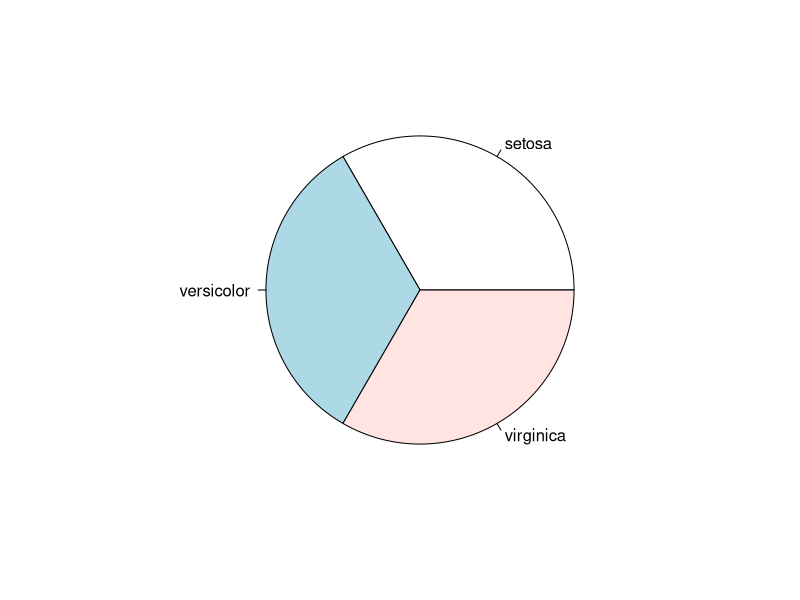
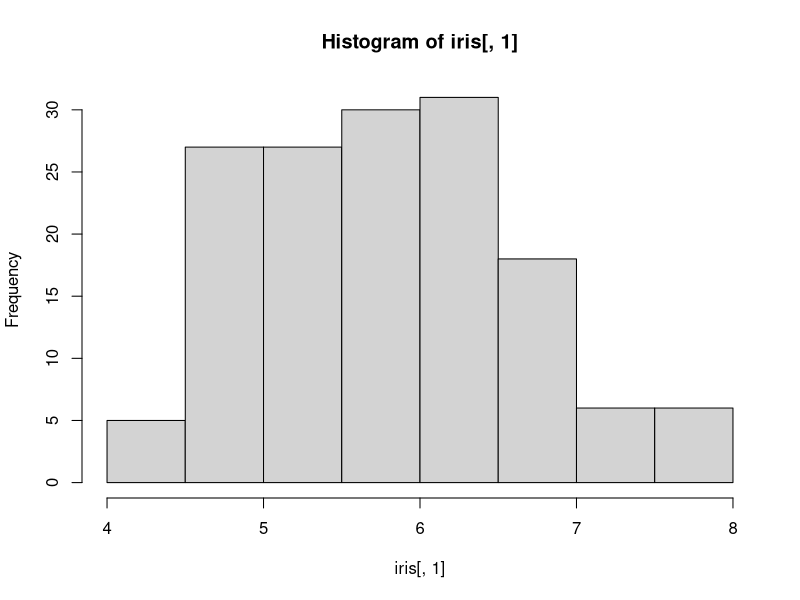
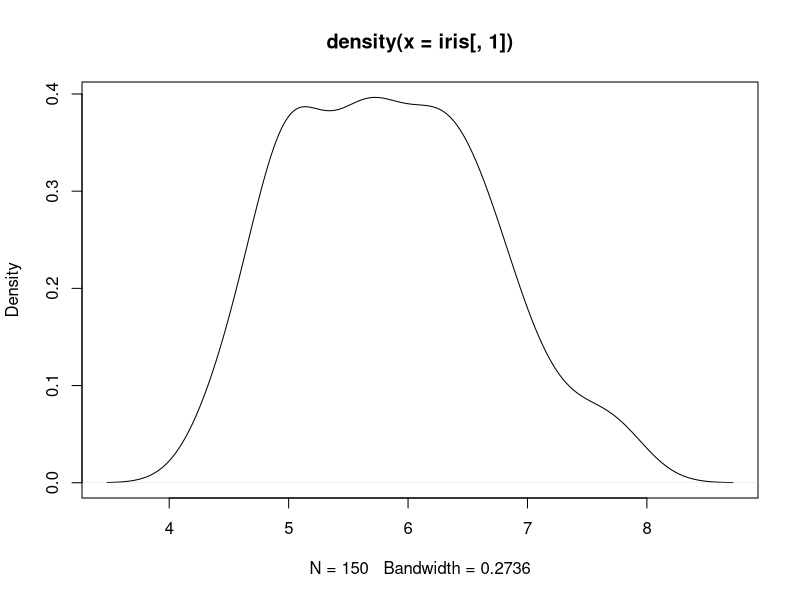
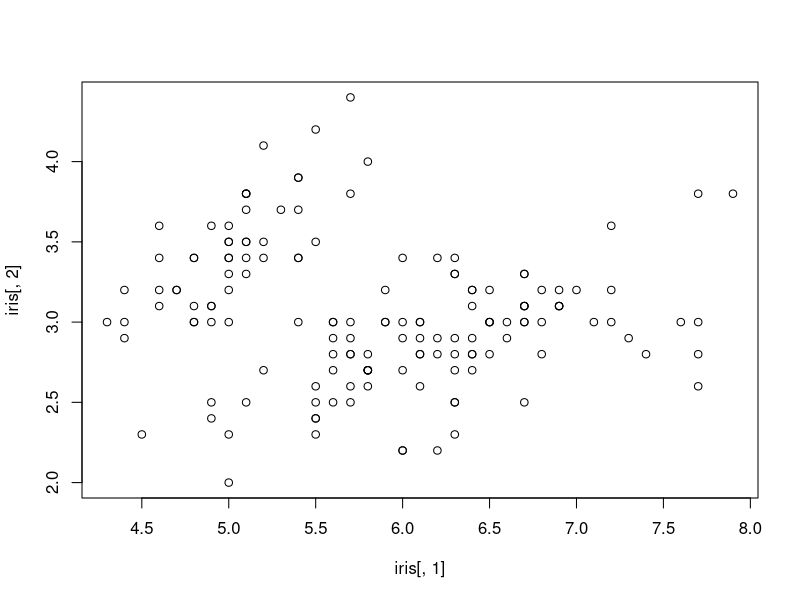
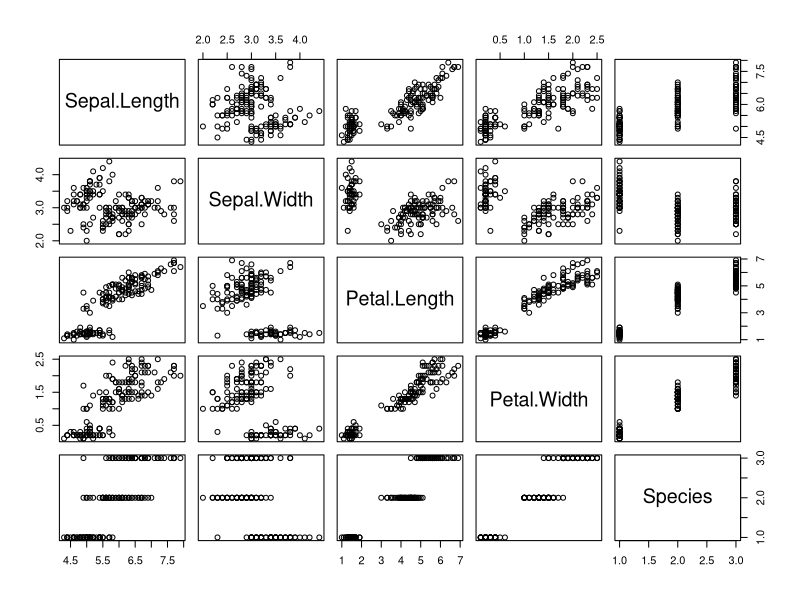
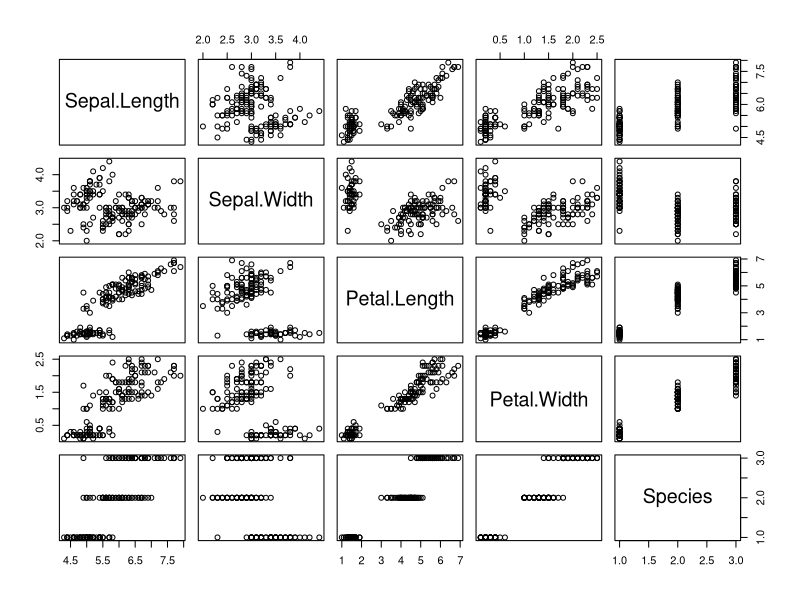

Source code (R) for these figures, in order:
setwd('C:\\Users\\Ivan.Liuyanfeng\\Desktop\\ata_Mining_Work_Space\\rdatamining')
dim(iris)
names(iris)
str(iris)
attributes(iris)
iris[1:5,]
iris[1:10,1]
iris[,1][1:10]
summary(iris)
table(iris[,5])
pie(table(iris[,5]))
var(iris[,1])
cov(iris[,1],iris[,3])
cor(iris[,1],iris[,3])
hist(iris[,1])
plot(density(iris[,1]))
plot(iris[,1],iris[,2])
plot(iris)
pairs(iris)
